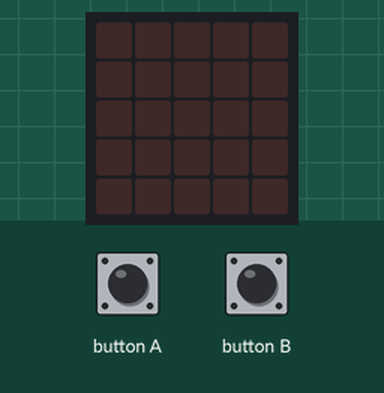
This program was run on a simulated BBC micro:bit (MakeCode). Parts: the board's 5×5 LED display. The test bench sets the inputs (shaded band).

Above: at 1.2 s.
1.3 s: button A pressed for 0.15 s
At 2.2 s:
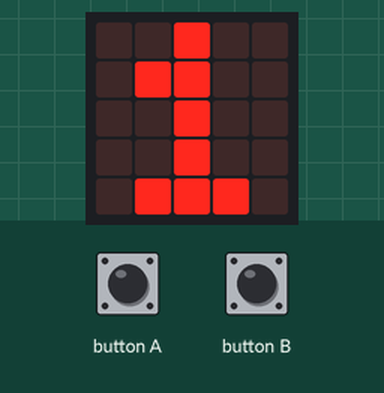
2.9 s: button A pressed for 0.15 s
At 3.4 s:
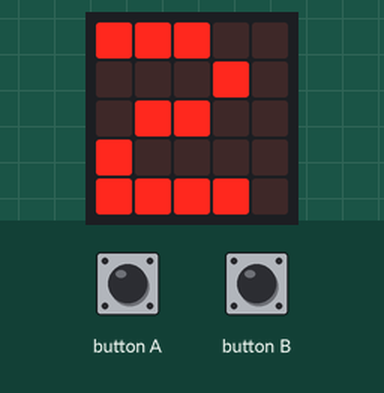
Timing chart, 0 to 5.9 s (numbered marks = the images above; inputs shaded):
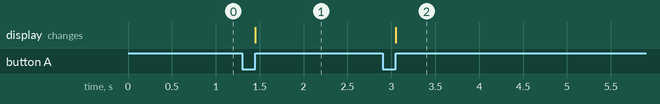

Measured:
- after the input at 1.3 s, the display: changes after 0.15 s (image 1)
- after the input at 2.9 s, the display: changes after 0.15 s (image 2)

The program:

main.ts
```typescript
input.onButtonPressed(Button.A, function () {
    cantidad_de_personas += 1
    basic.showNumber(cantidad_de_personas)
})
input.onButtonPressed(Button.B, function () {
    cantidad_de_personas = 0
})
let cantidad_de_personas = 0
cantidad_de_personas = 0
```

test.ts
```typescript
// aquí va el archivo "tests"; esto no se compilará cuando este paquete se utilice como una extensión.
```
